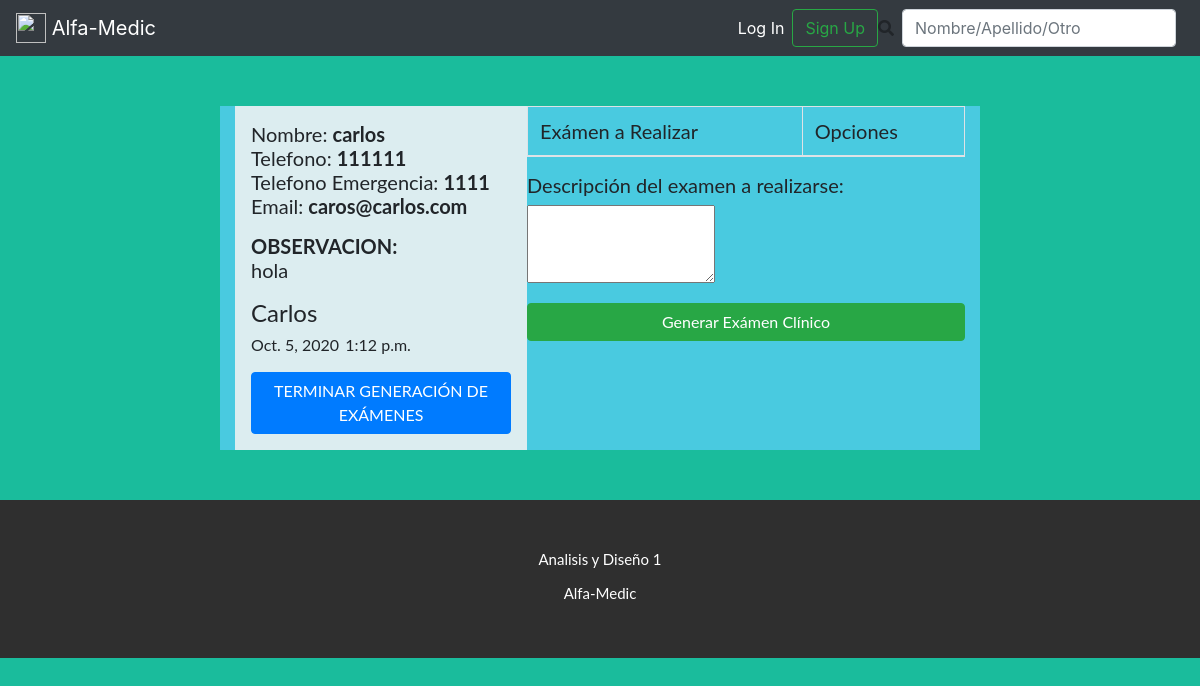
Page /crear_examen/1 on the earlier database version.
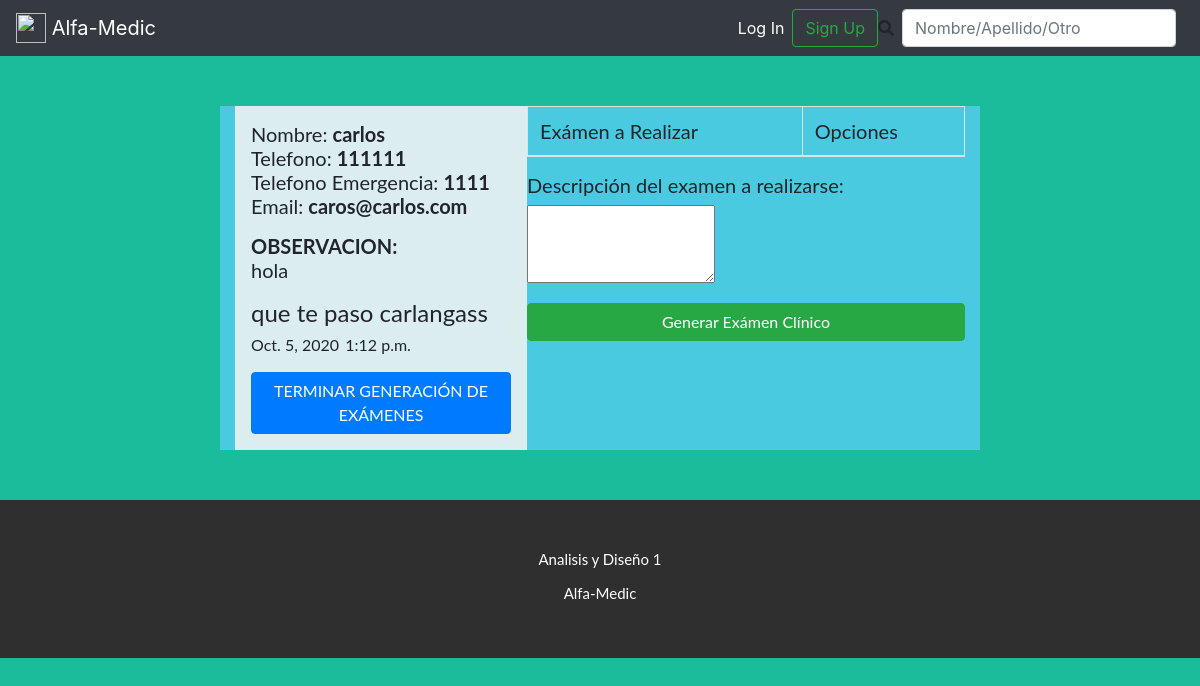
Same page on the later database version.
### cita/models.py (models this page shows, shortened)
class Cita(models.Model):
    ESTADO_OPCIONES = [
        ('PENDIENTE', 'Pendiente'),
        ('ATENDIDA', 'Atendida'),
        ('CANCELADA', 'Cancelada'),
    ]
    fecha = models.DateTimeField(auto_now_add=True)
    fecha_cita = models.DateField()
    hora_cita = models.TimeField()
    estado = models.CharField(max_length=10, choices=ESTADO_OPCIONES, default='PENDIENTE')
    comentario = models.CharField(max_length=50)
    paciente = models.ForeignKey("users.Paciente", related_name="citas", on_delete=models.CASCADE)
    def __str__(self):
        return self.comentario

### users/models.py (models this page shows, shortened)
class Paciente(models.Model):
    GENERO_OPCIONES = [
        ('MASCULINO', 'Masculino'),
        ('FEMENINO', 'Femenino'),
    ]
    nombre = models.CharField(max_length=100)
    apellido = models.CharField(max_length=100)
    telefono = models.CharField(max_length=50, blank=True, null=True)
    telefono_emergencia = models.CharField(max_length=50, blank=True, null=True)
    correo = models.CharField(max_length=100)
    fecha_nacimiento = models.DateField() #DateField(input_formats=settings.DATE_INPUT_FORMATS, null=True, blan=True) para introducir la fecha dd-mm-DDDD
    direccion = models.CharField(max_length=200)
    descripccion = models.CharField(max_length=500, blank=True, null=True)
    sexo = models.CharField(max_length=10, choices=GENERO_OPCIONES, default='FEMENINO')

### examen/views.py (the view, shortened to what this page needs)
# urls.py: path('crear_examen/<pk>', ExaminationCreate.as_view(), name='crear_examen'),
class ExaminationCreate(DetailView):
    login_url = '/notFound'
    model = Cita
    context_object_name = 'cita'
    template_name = 'examen/examination_create_form.html'
    def get_context_data(self, **kwargs):
        context = super(ExaminationCreate, self).get_context_data(**kwargs)
        context.update({
            'examination_form': ExaminationForm
        })
        return context

### templates/examen/examination_create_form.html (shortened to what this page needs)
{% extends '_base.html' %}
{% load static %}
{% block css %}
    <link rel="stylesheet" href="{% static 'css/cita_atender.css' %}" />
{% endblock css %}
{% block content %}
<div class="row" style=" font: 400 15px Lato, sans-serif; font-size: 20px; margin: 30px;">
<div class="col"></div>
<div style="background-color: #49cae0;  margin: 20px;" class="col-8" >
    <div class="citas">
        <div class="cita">
            <div class="paciente">
                <p>
                    Nombre: <strong>{{cita.paciente.nombre}}</strong></br>
                    Telefono: <strong>{{cita.paciente.telefono}}</strong></br>
                    Telefono Emergencia: <strong>{{cita.paciente.telefono_emergencia}}</strong></br>
                    Email: <strong>{{cita.paciente.correo}}</strong></br>
                </p>
            </div>
            <div class="observaciones">
                <p>
                    <strong>OBSERVACION:</strong>
                    {{cita.paciente.descripccion}}
                </p>
            </div>
            <div class="resumen">
                <p>
                    {{cita}} </br>
                    <small>{{cita.fecha_cita}}</small>
                    <small>{{cita.hora_cita}}</small>
                </p>
            </div>
            <div class="actions">
                <a href="{% url 'cita_detail' cita.id %}" class="btn btn-primary "> TERMINAR GENERACIÓN DE EXÁMENES </a>
            </div>
        </div>
        <div class="examenes">
            <table class="table table-bordered">
                <thead>
                    <tr>
                        <td>Exámen a Realizar</td>
                        <td>Opciones</td>
                    </tr>
                </thead>
            </table>
            <div class="agregar_nueva">
                <form action="{% url 'accion_crear' cita.id %}" method='POST'>{% csrf_token %}
                    {{ examination_form.as_p }}
                    <input class="btn btn-success btn-block" type='submit' value='Generar Exámen Clínico'/>
                </form>
            </div>
        </div>
    </div>
</div>
<div class="col"></div>
</div>
{% endblock content %}

Differences in the rows shown:
changed Cita "carlos": comentario "Carlos" → "que te paso carlangass"
